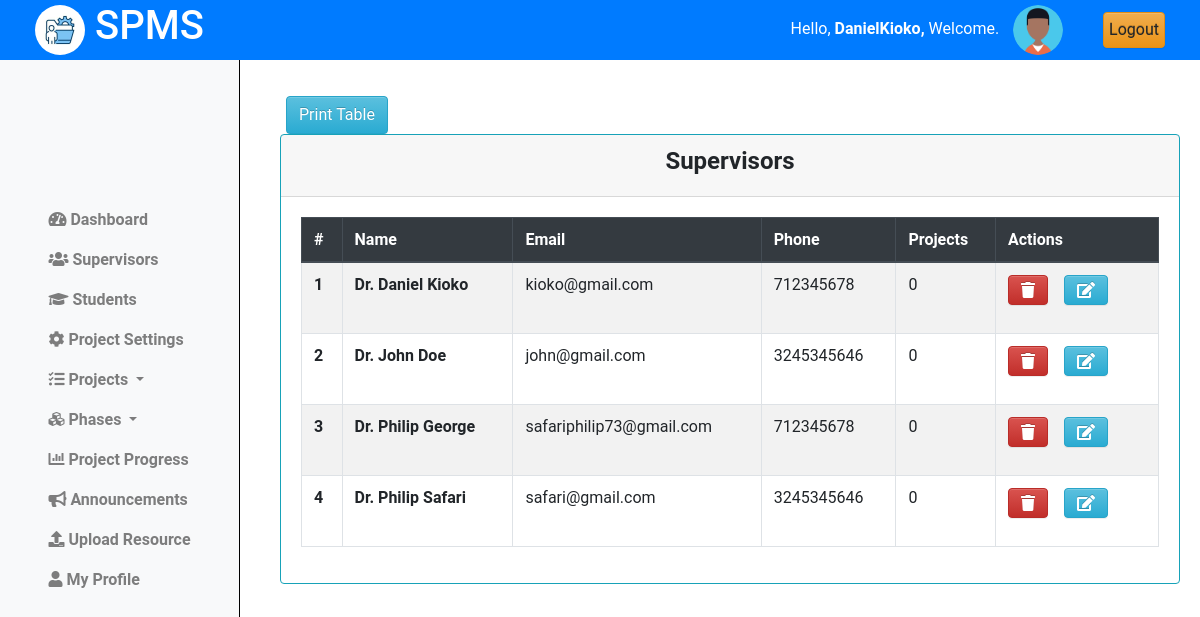
Page /coordinator/supervisors/ (signed in) on the earlier database version.
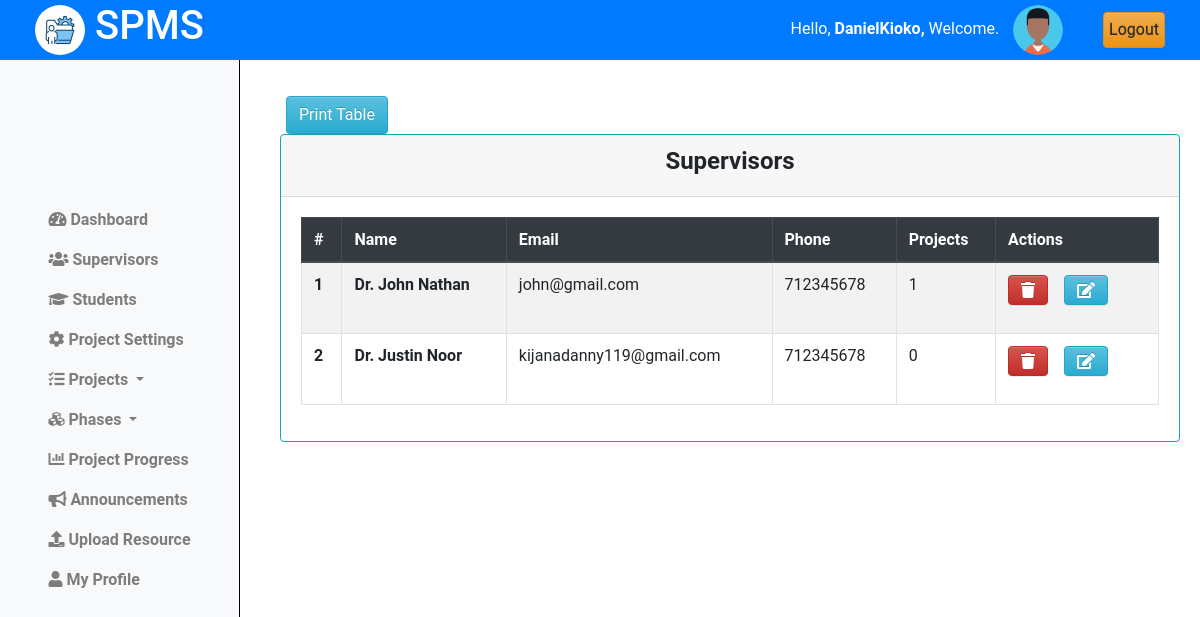
Same page on the later database version.
### projectsApp/models.py (models this page shows, shortened)
class Coordinator(AbstractUser):
    pass

class Lecturer(models.Model):
    email = models.EmailField(max_length=255, unique=True, blank=False)
    name = models.CharField(max_length=255)
    phone = models.IntegerField(null=True, blank=True)
    password = models.CharField(max_length=128, null=False, blank=False)
    user_id = models.AutoField(primary_key=True)
    last_login = models.DateTimeField(blank=True, null=True)
    USERNAME_FIELD = 'email'
    REQUIRED_FIELDS = ['name', 'phone']
    class Meta:
        db_table = "Lecturers"

### projectsApp/AccessControl.py (the view)
    @login_required
    def wrapper(request, *args, **kwargs):
        if not isinstance(request.user, Coordinator):
            return redirect('cordinator_login')
        return function(request, *args, **kwargs)

### projectsApp/AccessControl.py (called while the page is built)
def coordinator_required(function):
    @login_required
    def wrapper(request, *args, **kwargs):
        if not isinstance(request.user, Coordinator):
            return redirect('cordinator_login')
        return function(request, *args, **kwargs)
    return wrapper

### projectsApp/views.py (called while the page is built, shortened)
@coordinator_required
def supervisors(request):
    supervisors = Lecturer.objects.all().order_by('name')
    for supervisor in supervisors:
        project_count = Projects.objects.filter(lecturer=supervisor).count()
        supervisor.project_count = project_count
    context = {'supervisors':supervisors}
    return render(request, 'cordinator/supervisors.html', context)

### projectsApp/templates/cordinator/supervisors.html (shortened to what this page needs)
{% extends "base_cord.html" %}
{% load static %}
{% block content %}
{% include "column1_cord.html" %}
<div class="content">
    <div class="container-fluid">
        <div class="row">
            <div class="text-center mt-3 ml-3">
                <button id="print-button" onclick="printTable()" class="btn btn-info">Print Table</button>
            </div>
            <div class="card border-info">
                <div class="card-header text-center">
                    <h4><b>Supervisors</b></h4>
                </div>
                <div class="card-body">
                    <table id="print-table" class="table table-bordered table-hover  table-striped border-info">
                        <thead class="thead-dark">
                            <tr>
                                <th scope="col">#</th>
                                <th scope="col">Name</th>
                                <th scope="col">Email</th>
                                <th scope="col">Phone</th>
                                <th scope="col">Projects</th>
                                <th scope="col">Actions</th>
                            </tr>
                        </thead>
                        <tbody>
                            {% for supervisor in supervisors %}
                              <tr>
                                <th scope="row">{{ forloop.counter }}</th>
                                <td><b>{{supervisor.name|title}}</b></td>
                                <td>{{supervisor.email}}</td>
                                <td>{{supervisor.phone}}</td>
                                <td>{{supervisor.project_count}}</td>
                                <td>
                                    <div class="row">
                                        <div class="col-4">
                                            <form action="{% url 'view_supervisors' %}" method="POST">
                                                <button type="submit"  class="btn btn-danger" onclick="return confirm('Are you sure you want to delete {{supervisor.name}}?')"><i class="fa fa-trash" aria-hidden="true"></i></button>
                                            </form>
                                        </div>
                                        <div class="col-4">
                                            <a href="{% url 'edit_lecturer' supervisor.user_id %}" class="btn btn-info"><i class="fa fa-edit" aria-hidden="true"></i></a>
                                        </div>
                                    </div>
                                </td>
                            </tr>
                            {% endfor %}
                        </tbody>
                    </table>
                </div>
            </div>
        </div>
    </div>
</div>
<link rel="stylesheet" href="{% static 'css/mystudents.css' %}">
{% endblock %}

### projectsApp/templates/base_cord.html (shortened to what this page needs)
{% load static %}
<!doctype html>
<html class="no-js h-100" lang="en">
  <head>
    <link href="https://use.fontawesome.com/releases/v5.0.6/css/all.css" rel="stylesheet">
    <link href="https://stackpath.bootstrapcdn.com/bootstrap/4.5.2/css/bootstrap.min.css" rel="stylesheet">
    <link rel="stylesheet" href="https://cdn.jsdelivr.net/npm/bootstrap@3.3.7/dist/css/bootstrap-theme.min.css">
</head>
<body>
    <header>
        <div class="container-fluid">
            <div class="row align-items-center">
                <div class="col-md-3">
                    <div class="left">
                        <img src="{% static 'images/logo.jpg' %}" alt="Logo" class="logo">
                        <h1>SPMS</h1>
                    </div>
                </div>
                <div class="col-md-9 d-flex justify-content-end">
                    <div class="row align-items-center">
                        <div class="col-auto">
                            <span class="username mb-3" style="padding:10px;">
                                Hello,
                                <strong>
                                    {% if request.user.is_authenticated %}
                                        {% if request.user.is_staff %}
                                            {{ request.user.username }},
                                        {% else %}
                                            {{ request.user.name }},
                                        {% endif %}
                                    {% else %}
                                        Guest,
                                    {% endif %}
                                </strong>
                                Welcome.
                            </span>
                            <img src="{% static 'images/profile.png'%}" alt="Profile Picture" class="profile-pic">
                        </div>
                        <div class="col-auto">
                            <a href="{% url 'logout' %}" class="btn btn-warning" style="padding:5px;">Logout</a>
                        </div>
                    </div>
                </div>
            </div>
        </div>
    </header>
    {% block content %}
    {% endblock %}
</body>
</html>

### projectsApp/templates/column1_cord.html (shortened to what this page needs)
{% load static %}
<nav class="navbar navbar-expand-lg navbar-light bg-light flex-md-column sidebar column-1">
  <div class="collapse navbar-collapse" id="navbarNav">
    <ul class="navbar-nav flex-column">
      <li class="nav-item">
        <a class="nav-link" href="{% url "cordinator_dashboard" %}">
          <i class="fas fa-tachometer-alt"></i> Dashboard
        </a>
      </li>
      <li class="nav-item">
        <a class="nav-link" href="{% url 'view_supervisors' %}">
          <i class="fas fa-users"></i> Supervisors
        </a>
      </li>
      <li class="nav-item">
        <a class="nav-link" href="{% url 'registered_students' %}">
          <i class="fas fa-graduation-cap"></i> Students
        </a>
      </li>
      <li class="nav-item">
        <a class="nav-link" href="{% url 'registration_settings' %}">
          <i class="fas fa-cog"></i> Project Settings
        </a>
      </li>
      <li class="nav-item dropdown">
        <a class="nav-link dropdown-toggle" href="#" id="projectsDropdown" role="button" data-bs-toggle="dropdown" aria-expanded="false">
          <i class="fas fa-tasks"></i> Projects
        </a>
      </li>
      <li class="nav-item dropdown">
        <a class="nav-link dropdown-toggle" href="#" id="phasesDropdown" role="button" data-bs-toggle="dropdown" aria-expanded="false">
          <i class="fas fa-cubes"></i> Phases
        </a>
      </li>
      <li class="nav-item">
        <a class="nav-link" href="{% url 'view_milestones' %}">
          <i class="fas fa-chart-bar"></i> Project Progress
        </a>
      </li>
      <li class="nav-item">
        <a class="nav-link" href="{% url 'make_announcement' %}">
          <i class="fas fa-bullhorn"></i> Announcements
        </a>
      </li>
      <li class="nav-item">
        <a class="nav-link" href="{% url 'upload_resource' %}">
          <i class="fas fa-upload"></i> Upload Resource
        </a>
      </li>
      <li class="nav-item">
        <a class="nav-link" href="{% url 'coordinator_profile' %}">
          <i class="fas fa-user"></i> My Profile
        </a>
      </li>
    </ul>
  </div>
</nav>

### projectsApp/static/css/mystudents.css (style rules this page uses)
.content { margin-left: 250px; padding: 20px; margin-top: 60px; }
.card { width: 100%; margin-left: 10px; }

### projectsApp/templates/base_cord.html (style rules this page uses)
body { font-family: 'Roboto', sans-serif; margin: 0; padding: 0; }
header { background-color: #007BFF; color: white; display: flex; justify-content: space-between; align-items: center; text-align: center; padding: 10px 20px; z-index: 20; position: fixed; top: 0; left: 0; width: 100%; height: 60px; }
header .left { display: flex; align-items: center; }
header .logo { width: 50px; height: 50px; margin-right: 10px; border-radius: 50%; }
header .profile-pic { width: 50px; height: 50px; border-radius: 50%; margin-right: 10px; }
.sidebar { position: fixed; top: 0; left: 0; width: 240px; height: 100vh; background-color: #647c94; border-right: 1px solid black; padding: 10px; overflow-x: hidden; }
.sidebar .nav-link { font-weight: 700; color: #d92727; }

Differences in the rows shown:
removed Lecturer: name "Dr. Daniel Kioko", email "kioko@gmail.com", phone "712345678", project_count "0"
removed Lecturer: name "Dr. John Doe", email "john@gmail.com", phone "3245345646", project_count "0"
removed Lecturer: name "Dr. Philip George", email "safariphilip73@gmail.com", phone "712345678", project_count "0"
removed Lecturer: name "Dr. Philip Safari", email "safari@gmail.com", phone "3245345646", project_count "0"
added Lecturer: name "Dr. John Nathan", email "john@gmail.com", phone "712345678", project_count "1"
added Lecturer: name "Dr. Justin Noor", email "kijanadanny119@gmail.com", phone "712345678", project_count "0"
